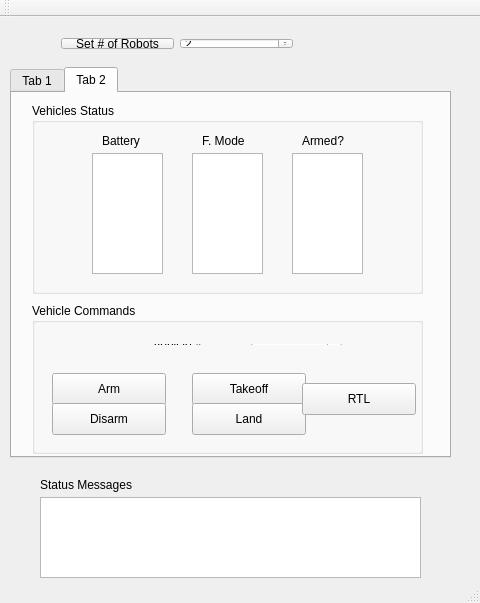
<?xml version="1.0" encoding="UTF-8"?>
<ui version="4.0">
 <class>MainWindow</class>
 <widget class="QMainWindow" name="MainWindow">
  <property name="geometry">
   <rect>
    <x>0</x>
    <y>0</y>
    <width>480</width>
    <height>603</height>
   </rect>
  </property>
  <property name="sizePolicy">
   <sizepolicy hsizetype="Preferred" vsizetype="Preferred">
    <horstretch>0</horstretch>
    <verstretch>0</verstretch>
   </sizepolicy>
  </property>
  <property name="windowTitle">
   <string>Formation Interface</string>
  </property>
  <widget class="QWidget" name="centralWidget">
   <widget class="QWidget" name="layoutWidget">
    <property name="geometry">
     <rect>
      <x>50</x>
      <y>10</y>
      <width>254</width>
      <height>33</height>
     </rect>
    </property>
    <layout class="QHBoxLayout" name="horizontalLayout">
     <item>
      <widget class="QPushButton" name="set_robots_count">
       <property name="text">
        <string>Set # of Robots</string>
       </property>
      </widget>
     </item>
     <item>
      <widget class="QSpinBox" name="robot_count_input">
       <property name="minimum">
        <number>2</number>
       </property>
       <property name="value">
        <number>2</number>
       </property>
      </widget>
     </item>
    </layout>
   </widget>
   <widget class="QTabWidget" name="tabWidget">
    <property name="geometry">
     <rect>
      <x>10</x>
      <y>50</y>
      <width>441</width>
      <height>391</height>
     </rect>
    </property>
    <property name="currentIndex">
     <number>1</number>
    </property>
    <widget class="QWidget" name="tab">
     <attribute name="title">
      <string>Tab 1</string>
     </attribute>
     <widget class="QGroupBox" name="groupBox">
      <property name="geometry">
       <rect>
        <x>20</x>
        <y>10</y>
        <width>391</width>
        <height>141</height>
       </rect>
      </property>
      <property name="title">
       <string>System Status</string>
      </property>
      <widget class="QLineEdit" name="system_connection_status">
       <property name="enabled">
        <bool>true</bool>
       </property>
       <property name="geometry">
        <rect>
         <x>20</x>
         <y>70</y>
         <width>113</width>
         <height>21</height>
        </rect>
       </property>
       <property name="toolTip">
        <string>Overall system connection</string>
       </property>
       <property name="text">
        <string>Disconnected</string>
       </property>
       <property name="alignment">
        <set>Qt::AlignCenter</set>
       </property>
       <property name="readOnly">
        <bool>true</bool>
       </property>
      </widget>
      <widget class="QLabel" name="label">
       <property name="geometry">
        <rect>
         <x>40</x>
         <y>40</y>
         <width>81</width>
         <height>20</height>
        </rect>
       </property>
       <property name="text">
        <string>Connection</string>
       </property>
      </widget>
      <widget class="QLineEdit" name="system_arm_status">
       <property name="enabled">
        <bool>true</bool>
       </property>
       <property name="geometry">
        <rect>
         <x>140</x>
         <y>70</y>
         <width>113</width>
         <height>21</height>
        </rect>
       </property>
       <property name="toolTip">
        <string>Overall System ARM status</string>
       </property>
       <property name="text">
        <string>Disarmed</string>
       </property>
       <property name="alignment">
        <set>Qt::AlignCenter</set>
       </property>
       <property name="readOnly">
        <bool>true</bool>
       </property>
      </widget>
      <widget class="QLineEdit" name="system_health_status">
       <property name="enabled">
        <bool>true</bool>
       </property>
       <property name="geometry">
        <rect>
         <x>260</x>
         <y>70</y>
         <width>113</width>
         <height>21</height>
        </rect>
       </property>
       <property name="toolTip">
        <string>Overall System Health</string>
       </property>
       <property name="text">
        <string>Unknown</string>
       </property>
       <property name="alignment">
        <set>Qt::AlignCenter</set>
       </property>
       <property name="readOnly">
        <bool>true</bool>
       </property>
      </widget>
      <widget class="QLabel" name="label_2">
       <property name="geometry">
        <rect>
         <x>170</x>
         <y>40</y>
         <width>51</width>
         <height>20</height>
        </rect>
       </property>
       <property name="text">
        <string>Armed</string>
       </property>
      </widget>
      <widget class="QLabel" name="label_3">
       <property name="geometry">
        <rect>
         <x>290</x>
         <y>40</y>
         <width>51</width>
         <height>20</height>
        </rect>
       </property>
       <property name="text">
        <string>Health</string>
       </property>
      </widget>
     </widget>
     <widget class="QGroupBox" name="groupBox_4">
      <property name="geometry">
       <rect>
        <x>20</x>
        <y>180</y>
        <width>391</width>
        <height>161</height>
       </rect>
      </property>
      <property name="title">
       <string>Mission Commands</string>
      </property>
     </widget>
    </widget>
    <widget class="QWidget" name="tab_2">
     <attribute name="title">
      <string>Tab 2</string>
     </attribute>
     <widget class="QGroupBox" name="groupBox_2">
      <property name="geometry">
       <rect>
        <x>20</x>
        <y>10</y>
        <width>391</width>
        <height>191</height>
       </rect>
      </property>
      <property name="title">
       <string>Vehicles Status</string>
      </property>
      <widget class="QListWidget" name="vehicles_battery_status">
       <property name="geometry">
        <rect>
         <x>60</x>
         <y>50</y>
         <width>71</width>
         <height>121</height>
        </rect>
       </property>
      </widget>
      <widget class="QLabel" name="label_4">
       <property name="geometry">
        <rect>
         <x>70</x>
         <y>30</y>
         <width>59</width>
         <height>16</height>
        </rect>
       </property>
       <property name="text">
        <string>Battery</string>
       </property>
      </widget>
      <widget class="QListWidget" name="vehicles_mode_status">
       <property name="geometry">
        <rect>
         <x>160</x>
         <y>50</y>
         <width>71</width>
         <height>121</height>
        </rect>
       </property>
      </widget>
      <widget class="QLabel" name="label_5">
       <property name="geometry">
        <rect>
         <x>170</x>
         <y>30</y>
         <width>59</width>
         <height>16</height>
        </rect>
       </property>
       <property name="text">
        <string>F. Mode</string>
       </property>
      </widget>
      <widget class="QListWidget" name="vehicles_arm_status">
       <property name="geometry">
        <rect>
         <x>260</x>
         <y>50</y>
         <width>71</width>
         <height>121</height>
        </rect>
       </property>
      </widget>
      <widget class="QLabel" name="label_6">
       <property name="geometry">
        <rect>
         <x>270</x>
         <y>30</y>
         <width>59</width>
         <height>16</height>
        </rect>
       </property>
       <property name="text">
        <string>Armed?</string>
       </property>
      </widget>
     </widget>
     <widget class="QGroupBox" name="groupBox_3">
      <property name="geometry">
       <rect>
        <x>20</x>
        <y>210</y>
        <width>391</width>
        <height>151</height>
       </rect>
      </property>
      <property name="title">
       <string>Vehicle Commands</string>
      </property>
      <widget class="QPushButton" name="button_vehicle_arm">
       <property name="geometry">
        <rect>
         <x>20</x>
         <y>70</y>
         <width>114</width>
         <height>32</height>
        </rect>
       </property>
       <property name="text">
        <string>Arm</string>
       </property>
      </widget>
      <widget class="QPushButton" name="button_vehicle_disarm">
       <property name="geometry">
        <rect>
         <x>20</x>
         <y>100</y>
         <width>114</width>
         <height>32</height>
        </rect>
       </property>
       <property name="text">
        <string>Disarm</string>
       </property>
      </widget>
      <widget class="QPushButton" name="button_vehicle_takeoff">
       <property name="geometry">
        <rect>
         <x>160</x>
         <y>70</y>
         <width>114</width>
         <height>32</height>
        </rect>
       </property>
       <property name="text">
        <string>Takeoff</string>
       </property>
      </widget>
      <widget class="QPushButton" name="button_vehicle_land">
       <property name="geometry">
        <rect>
         <x>160</x>
         <y>100</y>
         <width>114</width>
         <height>32</height>
        </rect>
       </property>
       <property name="text">
        <string>Land</string>
       </property>
      </widget>
      <widget class="QPushButton" name="button_vehicle_rtl">
       <property name="geometry">
        <rect>
         <x>270</x>
         <y>80</y>
         <width>114</width>
         <height>32</height>
        </rect>
       </property>
       <property name="text">
        <string>RTL</string>
       </property>
      </widget>
      <widget class="QWidget" name="">
       <property name="geometry">
        <rect>
         <x>110</x>
         <y>30</y>
         <width>211</width>
         <height>23</height>
        </rect>
       </property>
       <layout class="QHBoxLayout" name="horizontalLayout_2">
        <item>
         <widget class="QLabel" name="label_7">
          <property name="text">
           <string>Vehicle #</string>
          </property>
         </widget>
        </item>
        <item>
         <widget class="QSpinBox" name="vehicle_number_input"/>
        </item>
       </layout>
      </widget>
     </widget>
    </widget>
   </widget>
   <widget class="QTextBrowser" name="status_msgs_output">
    <property name="geometry">
     <rect>
      <x>40</x>
      <y>480</y>
      <width>381</width>
      <height>81</height>
     </rect>
    </property>
   </widget>
   <widget class="QLabel" name="label_8">
    <property name="geometry">
     <rect>
      <x>40</x>
      <y>460</y>
      <width>111</width>
      <height>16</height>
     </rect>
    </property>
    <property name="text">
     <string>Status Messages</string>
    </property>
   </widget>
  </widget>
  <widget class="QToolBar" name="mainToolBar">
   <attribute name="toolBarArea">
    <enum>TopToolBarArea</enum>
   </attribute>
   <attribute name="toolBarBreak">
    <bool>false</bool>
   </attribute>
  </widget>
  <widget class="QStatusBar" name="statusBar"/>
 </widget>
 <layoutdefault spacing="6" margin="11"/>
 <resources/>
 <connections/>
</ui>
